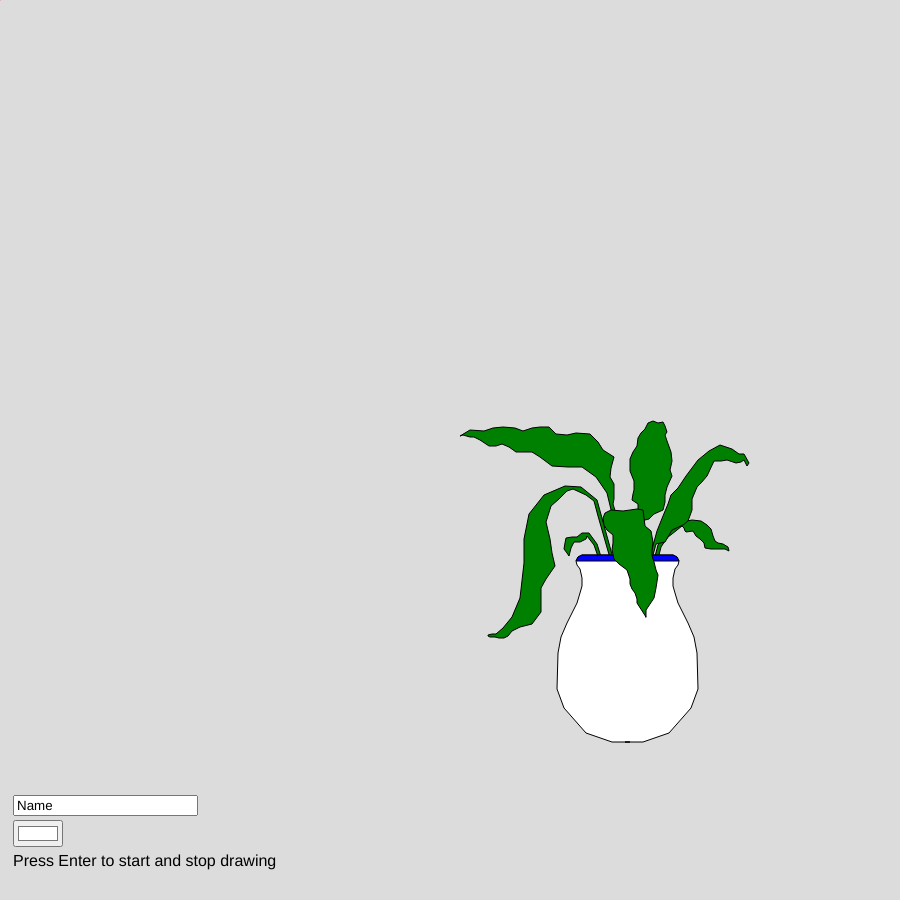
Frame 1 (no input)
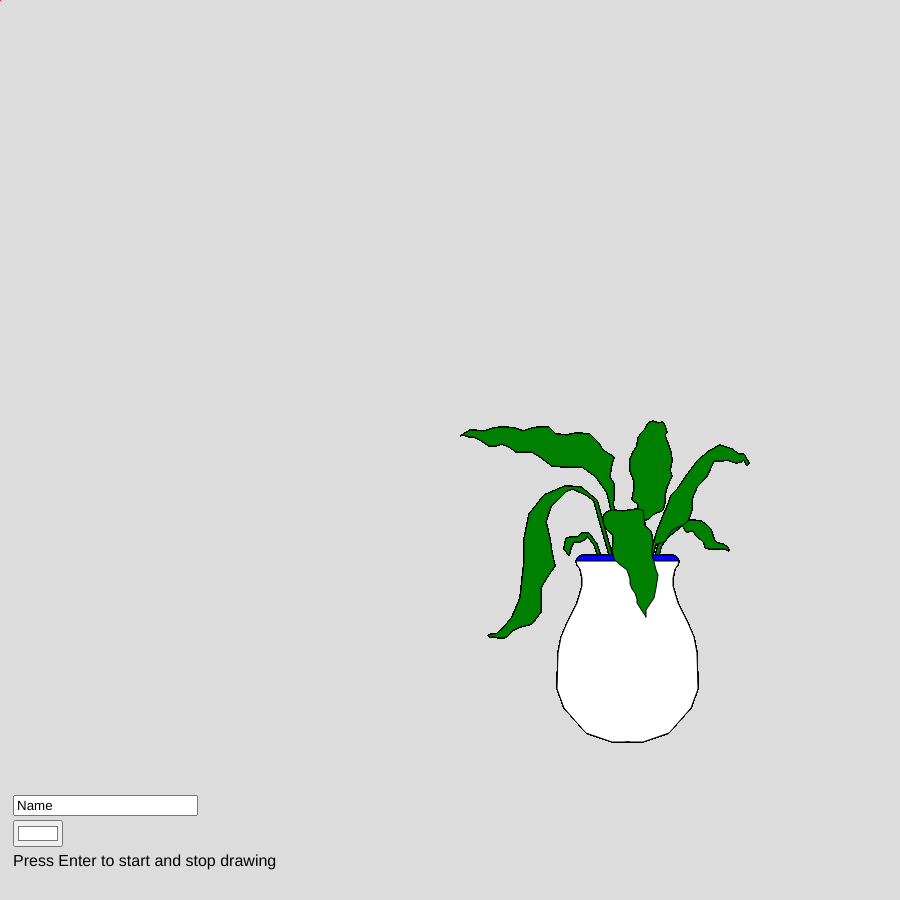
Frame 60 (no input)
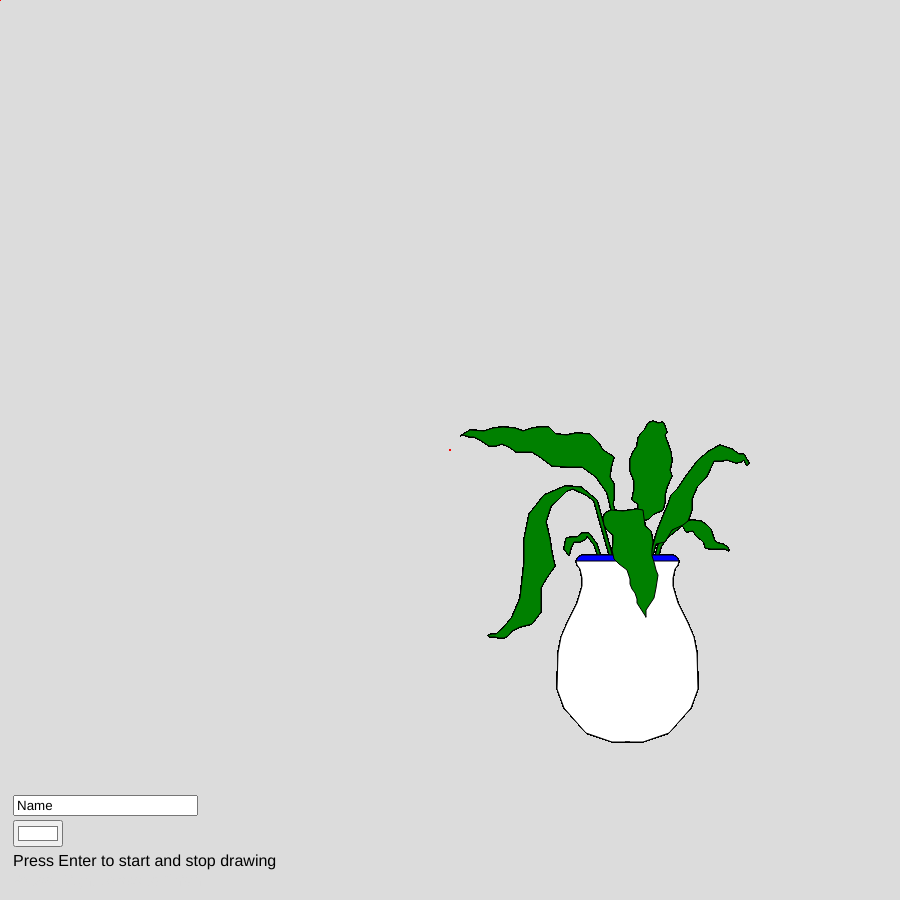
Frame 120 (the mouse pressed at the canvas centre since frame 60)

The p5.js sketch that drew these frames (run headless with seeded random() and noise() and a simulated clock; from frame 60 on, the mouse is pressed at the canvas centre):

// p5.js sketch
// ── sketch.js
//variables
{
  var nom;

  var mx1 = 0;
  var my1 = 0;
  var mx2 = 0;
  var my2 = 0;

  var vx = 370;
  var vy = 330;

  var colorPicker;
  let col = 0;

  var start = false;
  var contin = false;


}

function setup() {
  createCanvas(900, 900);

  //Colour Picker
  colorPicker = createColorPicker('#FFFFFF');
  colorPicker.position(13, 820);
  col = colorPicker;

  //Background colour
  background(220);

  nom = createInput('Name');
  nom.position(13, 795);

}

function mousePressed() {

  if (start === false) {
    mx1 = mouseX;
    my1 = mouseY;
    mx2 = mouseX;
    my2 = mouseY;
  }

  if (start === true && contin === true) {


    mx1 = mouseX;
    my1 = mouseY;
    print('vertex((' + nom.value() + '_xScale*' + mx1 + ')+' + nom.value() + '_x,(' + nom.value() + '_yScale*' + my1 + ')+' + nom.value() + '_y);');

    //coordinates
    noStroke();
    fill(0, 10);
    text('x: ' + mouseX, mouseX + 20, mouseY);
    text('y: ' + mouseY, mouseX + 20, mouseY + 10);
    stroke(0, 0, 255);
  }
}

function mouseReleased() {
  if (start === true && contin === true) {
    mx2 = mouseX;
    my2 = mouseY;
  }
}

function draw() {
  noStroke();
  fill(220);
  rect(0, 850, 300, 100);

  textSize(16);
  fill(0);
  if (start === false) {
    fill(0);
    text('Press Enter to start and stop drawing', 13, 866);
    fill(220);
    text('Press Right Arrow to finish', 13, 886);
  }
  if (start === true) {
    fill(220);
    text('Press Enter to start and stop drawing', 13, 866);
    fill(0);
    text('Press Right Arrow to finish', 13, 886);
  }
  if (start === false) {
    stroke(255, 0, 0);
    line(mx1, my1, mx2, my2);
    stroke(0);
  }
  if (start === true) {
    stroke(0, 0, 255);
    line(mx1, my1, mx2, my2);
    stroke(0);
  }

  stroke(0);
  //full plant
  {
    fill('green');

    //Leaf1
    {
      beginShape();

      vertex(243 + vx, 228 + vy);
      vertex(227 + vx, 170 + vy);
      vertex(211 + vx, 157 + vy);
      vertex(195 + vx, 156 + vy);
      vertex(174 + vx, 165 + vy);
      vertex(159 + vx, 184 + vy);
      vertex(154 + vx, 209 + vy);
      vertex(154 + vx, 233 + vy);
      vertex(150 + vx, 268 + vy);
      vertex(142 + vx, 287 + vy);
      vertex(133 + vx, 298 + vy);
      vertex(126 + vx, 304 + vy);
      vertex(122 + vx, 304 + vy);
      vertex(118 + vx, 305 + vy);
      vertex(118 + vx, 306 + vy);
      vertex(120 + vx, 307 + vy);
      vertex(125 + vx, 307 + vy);
      vertex(129 + vx, 308 + vy);
      vertex(134 + vx, 308 + vy);
      vertex(138 + vx, 306 + vy);
      vertex(142 + vx, 301 + vy);
      vertex(150 + vx, 297 + vy);
      vertex(162 + vx, 294 + vy);
      vertex(171 + vx, 282 + vy);
      vertex(171 + vx, 268 + vy);
      vertex(171 + vx, 258 + vy);
      vertex(176 + vx, 249 + vy);
      vertex(185 + vx, 236 + vy);
      vertex(182 + vx, 223 + vy);
      vertex(180 + vx, 209 + vy);
      vertex(176 + vx, 192 + vy);
      vertex(181 + vx, 176 + vy);
      vertex(189 + vx, 169 + vy);
      vertex(197 + vx, 161 + vy);
      vertex(203 + vx, 159 + vy);
      vertex(216 + vx, 165 + vy);
      vertex(224 + vx, 171 + vy);
      vertex(228 + vx, 186 + vy);
      vertex(240 + vx, 228 + vy);
      endShape(CLOSE);
    }

    //Leaf2
    {
      beginShape();
      vertex(262 + vx, 257 + vy);
      vertex(268 + vx, 184 + vy);
      vertex(268 + vx, 174 + vy);
      vertex(265 + vx, 172 + vy);
      vertex(262 + vx, 170 + vy);
      vertex(263 + vx, 164 + vy);
      vertex(264 + vx, 160 + vy);
      vertex(264 + vx, 151 + vy);
      vertex(260 + vx, 141 + vy);
      vertex(260 + vx, 129 + vy);
      vertex(263 + vx, 122 + vy);
      vertex(267 + vx, 116 + vy);
      vertex(268 + vx, 108 + vy);
      vertex(271 + vx, 103 + vy);
      vertex(275 + vx, 99 + vy);
      vertex(278 + vx, 93 + vy);
      vertex(283 + vx, 91 + vy);
      vertex(288 + vx, 93 + vy);
      vertex(293 + vx, 92 + vy);
      vertex(295 + vx, 96 + vy);
      vertex(297 + vx, 102 + vy);
      vertex(295 + vx, 105 + vy);
      vertex(297 + vx, 111 + vy);
      vertex(301 + vx, 122 + vy);
      vertex(302 + vx, 131 + vy);
      vertex(300 + vx, 140 + vy);
      vertex(302 + vx, 146 + vy);
      vertex(297 + vx, 157 + vy);
      vertex(295 + vx, 165 + vy);
      vertex(295 + vx, 172 + vy);
      vertex(293 + vx, 180 + vy);
      vertex(284 + vx, 184 + vy);
      vertex(279 + vx, 189 + vy);
      vertex(271 + vx, 191 + vy);
      vertex(265 + vx, 253 + vy);
      endShape(CLOSE);
    }

    //Leaf3
    {
      beginShape();
      vertex(251 + vx, 285 + vy);
      vertex(244 + vx, 203 + vy);
      vertex(243 + vx, 188 + vy);
      vertex(237 + vx, 163 + vy);
      vertex(226 + vx, 147 + vy);
      vertex(212 + vx, 137 + vy);
      vertex(198 + vx, 137 + vy);
      vertex(182 + vx, 136 + vy);
      vertex(170 + vx, 127 + vy);
      vertex(162 + vx, 122 + vy);
      vertex(153 + vx, 122 + vy);
      vertex(146 + vx, 122 + vy);
      vertex(139 + vx, 117 + vy);
      vertex(132 + vx, 114 + vy);
      vertex(126 + vx, 116 + vy);
      vertex(119 + vx, 116 + vy);
      vertex(110 + vx, 110 + vy);
      vertex(104 + vx, 107 + vy);
      vertex(100 + vx, 107 + vy);
      vertex(93 + vx, 105 + vy);
      vertex(90 + vx, 106 + vy);
      vertex(100 + vx, 100 + vy);
      vertex(114 + vx, 101 + vy);
      vertex(123 + vx, 98 + vy);
      vertex(133 + vx, 97 + vy);
      vertex(145 + vx, 98 + vy);
      vertex(153 + vx, 101 + vy);
      vertex(162 + vx, 98 + vy);
      vertex(170 + vx, 97 + vy);
      vertex(179 + vx, 97 + vy);
      vertex(186 + vx, 104 + vy);
      vertex(197 + vx, 105 + vy);
      vertex(206 + vx, 103 + vy);
      vertex(220 + vx, 104 + vy);
      vertex(228 + vx, 112 + vy);
      vertex(233 + vx, 120 + vy);
      vertex(244 + vx, 127 + vy);
      vertex(241 + vx, 138 + vy);
      vertex(240 + vx, 147 + vy);
      vertex(244 + vx, 154 + vy);
      vertex(244 + vx, 163 + vy);
      vertex(244 + vx, 169 + vy);
      vertex(243 + vx, 174 + vy);
      vertex(247 + vx, 187 + vy);
      vertex(248 + vx, 201 + vy);
      vertex(253 + vx, 283 + vy);
      endShape(CLOSE);
    }

    //Leaf4
    {
      beginShape();
      vertex(242 + vx, 262 + vy);
      vertex(227 + vx, 214 + vy);
      vertex(219 + vx, 203 + vy);
      vertex(212 + vx, 203 + vy);
      vertex(207 + vx, 207 + vy);
      vertex(202 + vx, 207 + vy);
      vertex(196 + vx, 208 + vy);
      vertex(195 + vx, 213 + vy);
      vertex(194 + vx, 219 + vy);
      vertex(197 + vx, 223 + vy);
      vertex(199 + vx, 226 + vy);
      vertex(201 + vx, 218 + vy);
      vertex(204 + vx, 212 + vy);
      vertex(210 + vx, 212 + vy);
      vertex(216 + vx, 209 + vy);
      vertex(217 + vx, 206 + vy);
      vertex(224 + vx, 215 + vy);
      vertex(231 + vx, 235 + vy);
      vertex(238 + vx, 260 + vy);
      endShape(CLOSE);
    }

    //Leaf5
    {
      beginShape();
      vertex(271 + vx, 279 + vy);
      vertex(288 + vx, 215 + vy);
      vertex(295 + vx, 205 + vy);
      vertex(305 + vx, 198 + vy);
      vertex(312 + vx, 192 + vy);
      vertex(322 + vx, 190 + vy);
      vertex(331 + vx, 191 + vy);
      vertex(337 + vx, 195 + vy);
      vertex(341 + vx, 199 + vy);
      vertex(343 + vx, 206 + vy);
      vertex(345 + vx, 211 + vy);
      vertex(348 + vx, 213 + vy);
      vertex(353 + vx, 214 + vy);
      vertex(358 + vx, 217 + vy);
      vertex(359 + vx, 221 + vy);
      vertex(357 + vx, 220 + vy);
      vertex(355 + vx, 219 + vy);
      vertex(351 + vx, 219 + vy);
      vertex(341 + vx, 219 + vy);
      vertex(335 + vx, 218 + vy);
      vertex(334 + vx, 213 + vy);
      vertex(330 + vx, 209 + vy);
      vertex(326 + vx, 206 + vy);
      vertex(323 + vx, 201 + vy);
      vertex(316 + vx, 202 + vy);
      vertex(315 + vx, 201 + vy);
      vertex(314 + vx, 198 + vy);
      vertex(312 + vx, 196 + vy);
      vertex(307 + vx, 200 + vy);
      vertex(302 + vx, 204 + vy);
      vertex(298 + vx, 207 + vy);
      vertex(295 + vx, 211 + vy);
      vertex(291 + vx, 217 + vy);
      vertex(288 + vx, 229 + vy);
      vertex(276 + vx, 276 + vy);
      endShape(CLOSE);
    }

    //Leaf7
    {
      beginShape();
      vertex(260 + vx, 301 + vy);
      vertex(269 + vx, 262 + vy);
      vertex(279 + vx, 230 + vy);
      vertex(287 + vx, 201 + vy);
      vertex(293 + vx, 186 + vy);
      vertex(298 + vx, 174 + vy);
      vertex(301 + vx, 165 + vy);
      vertex(308 + vx, 158 + vy);
      vertex(316 + vx, 146 + vy);
      vertex(328 + vx, 130 + vy);
      vertex(339 + vx, 121 + vy);
      vertex(350 + vx, 115 + vy);
      vertex(362 + vx, 119 + vy);
      vertex(369 + vx, 124 + vy);
      vertex(374 + vx, 124 + vy);
      vertex(379 + vx, 133 + vy);
      vertex(377 + vx, 136 + vy);
      vertex(376 + vx, 134 + vy);
      vertex(374 + vx, 130 + vy);
      vertex(371 + vx, 132 + vy);
      vertex(366 + vx, 133 + vy);
      vertex(357 + vx, 130 + vy);
      vertex(351 + vx, 131 + vy);
      vertex(344 + vx, 131 + vy);
      vertex(337 + vx, 146 + vy);
      vertex(331 + vx, 153 + vy);
      vertex(327 + vx, 157 + vy);
      vertex(322 + vx, 169 + vy);
      vertex(322 + vx, 180 + vy);
      vertex(318 + vx, 191 + vy);
      vertex(313 + vx, 195 + vy);
      vertex(302 + vx, 200 + vy);
      vertex(295 + vx, 212 + vy);
      vertex(286 + vx, 214 + vy);
      vertex(277 + vx, 247 + vy);
      vertex(269 + vx, 282 + vy);
      endShape(CLOSE);
    }

    //Leaf8
    {
      beginShape();

      endShape(CLOSE);
    }

    //Leaf9
    {
      beginShape();

      endShape(CLOSE);
    }

    //Pot
    {
      fill('cream')
      beginShape();
      vertex(255 + vx, 225 + vy);
      vertex(303 + vx, 225 + vy);
      vertex(307 + vx, 227 + vy);
      vertex(309 + vx, 231 + vy);
      vertex(308 + vx, 235 + vy);
      vertex(305 + vx, 239 + vy);
      vertex(303 + vx, 248 + vy);
      vertex(303 + vx, 256 + vy);
      vertex(305 + vx, 263 + vy);
      vertex(308 + vx, 273 + vy);
      vertex(318 + vx, 293 + vy);
      vertex(324 + vx, 307 + vy);
      vertex(327 + vx, 323 + vy);
      vertex(328 + vx, 359 + vy);
      vertex(321 + vx, 378 + vy);
      vertex(299 + vx, 403 + vy);
      vertex(273 + vx, 412 + vy);
      vertex(255 + vx, 412 + vy);
      vertex(515 - 255 + vx, 412 + vy);
      vertex(515 - 273 + vx, 412 + vy);
      vertex(515 - 299 + vx, 403 + vy);
      vertex(515 - 321 + vx, 378 + vy);
      vertex(515 - 328 + vx, 359 + vy);
      vertex(515 - 327 + vx, 323 + vy);
      vertex(515 - 324 + vx, 307 + vy);
      vertex(515 - 318 + vx, 293 + vy);
      vertex(515 - 308 + vx, 273 + vy);
      vertex(515 - 305 + vx, 263 + vy);
      vertex(515 - 303 + vx, 256 + vy);
      vertex(515 - 303 + vx, 248 + vy);
      vertex(515 - 305 + vx, 239 + vy);
      vertex(515 - 308 + vx, 235 + vy);
      vertex(515 - 309 + vx, 231 + vy);
      vertex(515 - 307 + vx, 227 + vy);
      vertex(515 - 303 + vx, 225 + vy);
      endShape(CLOSE);
    }

    //Pot
    {
      fill('blue')
      beginShape();
      vertex(255 + vx, 225 + vy);
      vertex(303 + vx, 225 + vy);
      vertex(307 + vx, 227 + vy);
      vertex(309 + vx, 231 + vy);
      vertex(515 - 309 + vx, 231 + vy);
      vertex(515 - 307 + vx, 227 + vy);
      vertex(515 - 303 + vx, 225 + vy);
      endShape(CLOSE);
    }

    fill('green');

    //Leaf6
    {
      beginShape();
      vertex(276 + vx, 287 + vy);
      vertex(276 + vx, 280 + vy);
      vertex(280 + vx, 274 + vy);
      vertex(284 + vx, 268 + vy);
      vertex(286 + vx, 258 + vy);
      vertex(288 + vx, 245 + vy);
      vertex(286 + vx, 240 + vy);
      vertex(284 + vx, 232 + vy);
      vertex(282 + vx, 226 + vy);
      vertex(282 + vx, 220 + vy);
      vertex(283 + vx, 212 + vy);
      vertex(281 + vx, 201 + vy);
      vertex(275 + vx, 196 + vy);
      vertex(273 + vx, 180 + vy);
      vertex(267 + vx, 179 + vy);
      vertex(260 + vx, 180 + vy);
      vertex(253 + vx, 181 + vy);
      vertex(241 + vx, 180 + vy);
      vertex(235 + vx, 183 + vy);
      vertex(233 + vx, 188 + vy);
      vertex(234 + vx, 195 + vy);
      vertex(237 + vx, 200 + vy);
      vertex(243 + vx, 205 + vy);
      vertex(243 + vx, 213 + vy);
      vertex(242 + vx, 220 + vy);
      vertex(244 + vx, 229 + vy);
      vertex(249 + vx, 234 + vy);
      vertex(257 + vx, 240 + vy);
      vertex(260 + vx, 249 + vy);
      vertex(260 + vx, 254 + vy);
      vertex(262 + vx, 259 + vy);
      vertex(265 + vx, 263 + vy);
      vertex(267 + vx, 269 + vy);
      vertex(267 + vx, 273 + vy);
      endShape(CLOSE);
    }
  }
}



function keyPressed() {

  if (keyCode === ENTER) {
    contin = !contin
  }
  if (keyCode === ENTER && start === false) {

    start = true
    contin = true

    print('//' + nom.value());
    print('{ ');
    print('fill("' + colorPicker.value() + '");');
    print('let ' + nom.value() + '_x = 0;');
    print('let ' + nom.value() + '_y = 0;');
    print('let ' + nom.value() + '_xScale = 1;');
    print('let ' + nom.value() + '_yScale = 1;');
    print('beginShape();');
    print('vertex((' + nom.value() + '_xScale*' + mx1 + ')+' + nom.value() + '_x,(' + nom.value() + '_yScale*' + my1 + ')+' + nom.value() + '_y);');
  }
  if (keyCode === RIGHT_ARROW && start === true) {
    start = false
    print('endShape(CLOSE);');
    print('//END' + nom.value());
    print('} ');
  }
  if (keyCode === 32 && start === true && contin === true) {


    mx1 = mouseX;
    my1 = mouseY;
    print('vertex((' + nom.value() + '_xScale*' + mx1 + ')+' + nom.value() + '_x,(' + nom.value() + '_yScale*' + my1 + ')+' + nom.value() + '_y);');

    //coordinates
    noStroke();
    fill(0, 10);
    text('x: ' + mouseX, mouseX + 20, mouseY);
    text('y: ' + mouseY, mouseX + 20, mouseY + 10);
    stroke(0, 0, 255);
  }

}



function keyReleased() {
  if (keyCode === 32 && start === true && contin === true) {
    mx2 = mouseX;
    my2 = mouseY;
  }
}
